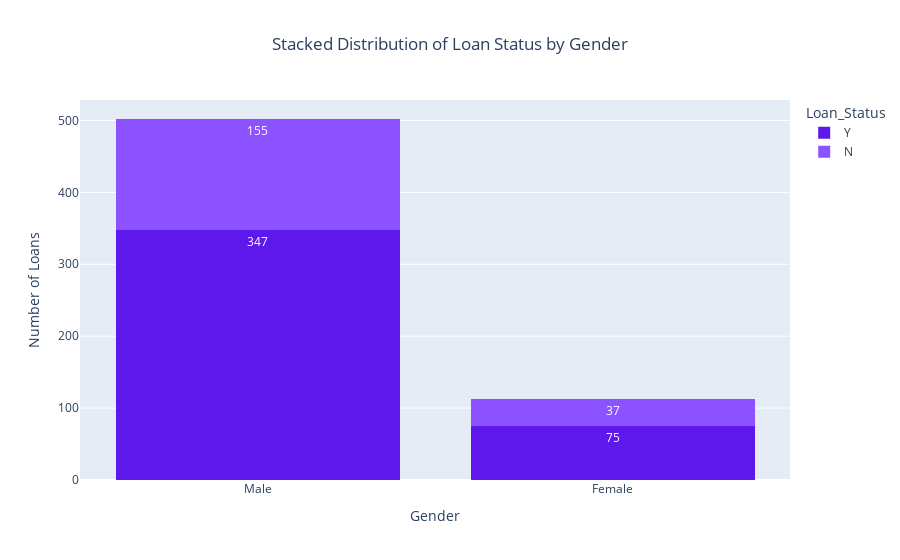

The notebook cell saved with this chart:
### Code cell
# Define categories and corresponding colors
categories = ['Y', 'N']
category_colors = ['#5E18EB', '#8C52FF']
color_mapping = {'Y': category_colors[0], 'N': category_colors[1]}

# Plot the histogram with LoanAmount on the x-axis and stacked Loan_Status
fig = px.histogram(loan,
                   x="Gender",
                   color="Loan_Status",
                   color_discrete_map=color_mapping, 
                   barmode='stack',  
                   title='Stacked Distribution of Loan Status by Gender',
                   labels={'Gender': 'Gender'},
                   text_auto=True)  

# Update layout for centering the title and adjusting y-axis title
fig.update_layout(title_x=0.5, yaxis_title='Number of Loans')

# Show the plot
fig.show()

### Figure 1 — Plotly figure (JSON) as saved in the notebook; plotly's stock layout.template omitted (floating-point values rounded to 4 significant figures; data arrays with more than 128 entries replaced by an {"elided": "..."} marker saying what was removed)
{"data": [{"alignmentgroup": "True", "bingroup": "x", "hovertemplate": "Loan_Status=Y<br>Gender=%{x}<br>count=%{y}<extra></extra>", "legendgroup": "Y", "marker": {"color": "#5E18EB", "pattern": {"shape": ""}}, "name": "Y", "offsetgroup": "Y", "orientation": "v", "showlegend": true, "texttemplate": "%{value}", "type": "histogram", "x": {"elided": "422 str values"}, "xaxis": "x", "yaxis": "y"}, {"alignmentgroup": "True", "bingroup": "x", "hovertemplate": "Loan_Status=N<br>Gender=%{x}<br>count=%{y}<extra></extra>", "legendgroup": "N", "marker": {"color": "#8C52FF", "pattern": {"shape": ""}}, "name": "N", "offsetgroup": "N", "orientation": "v", "showlegend": true, "texttemplate": "%{value}", "type": "histogram", "x": {"elided": "192 str values"}, "xaxis": "x", "yaxis": "y"}], "layout": {"barmode": "stack", "legend": {"title": {"text": "Loan_Status"}, "tracegroupgap": 0}, "title": {"text": "Stacked Distribution of Loan Status by Gender", "x": 0.5}, "xaxis": {"anchor": "y", "domain": [0, 1], "title": {"text": "Gender"}}, "yaxis": {"anchor": "x", "domain": [0, 1], "title": {"text": "Number of Loans"}}}}
